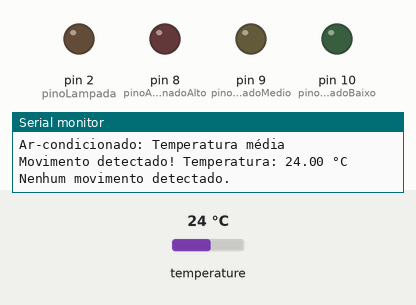
The sketch below on a simulated Arduino Uno, built with avr-gcc and run on an emulated ATmega328P. Shown: output pins drawn as LEDs (lit = HIGH), the last lines printed to the serial monitor. Inputs (shaded band) come from the test bench; at power-on: temperature 24 °C. Pins used as bus, display or sensor lines are not drawn.

Above: at 18.0 s.
18.1 s: temperature set to 12 °C
At 20.9 s:
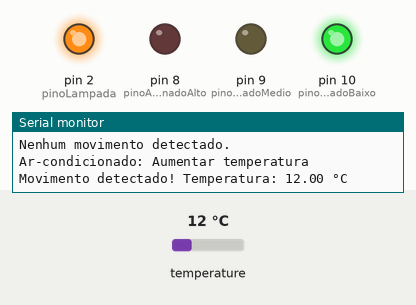
32.7 s: temperature set to 19.2 °C
47.3 s: temperature set to 20.6 °C
At 56.4 s:
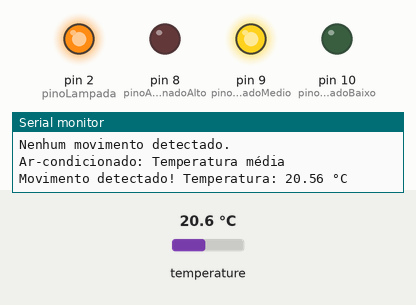
61.9 s: temperature set to 29.3 °C
76.5 s: temperature set to 30.6 °C
At 91.8 s:
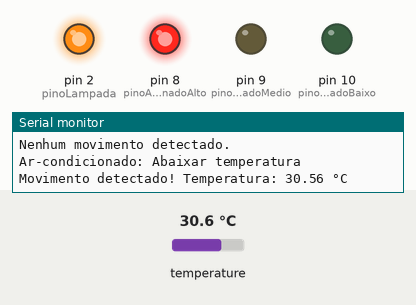
Timing chart, 0 to 92.1 s (numbered marks = the images above; inputs shaded):
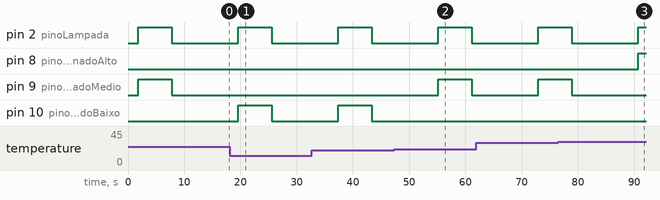

The sketch:

sketch.ino
```cpp
#include <OneWire.h>
#include <DallasTemperature.h>

// Variáveis e Pinos
float celsius = 0;                // Temperatura
bool sensorAtivado = true;        // Flag para ativar/desativar o PIR

const int pinoLampada = 2;        // Pino do LED para lâmpada
const int sensorPin = 4;          // Pino do sensor PIR

// Pinos para os LEDs do ar-condicionado
const int pinoArCondicionadoBaixo = 10;
const int pinoArCondicionadoMedio = 9;
const int pinoArCondicionadoAlto = 8;

const int pinoTempSensor = A0;    // Pino do sensor de temperatura DS18B20

OneWire oneWire(pinoTempSensor);
DallasTemperature sensors(&oneWire);

void setup() {
  Serial.begin(9600);

  // Configuração dos pinos
  pinMode(sensorPin, OUTPUT);     // Saída para simulação do sensor PIR
  pinMode(pinoLampada, OUTPUT);   // Saída para a lâmpada
  pinMode(pinoArCondicionadoBaixo, OUTPUT); // LED para temperatura baixa
  pinMode(pinoArCondicionadoMedio, OUTPUT); // LED para temperatura média
  pinMode(pinoArCondicionadoAlto, OUTPUT);  // LED para temperatura alta

  // Inicializa todos os LEDs desligados
  desligarArCondicionado();
  digitalWrite(pinoLampada, LOW);

  sensors.begin(); // Inicializa o sensor de temperatura

  Serial.println("Sistema iniciado!");
}

void loop() {
  if (sensorAtivado) {
    // Simular movimento
    digitalWrite(sensorPin, HIGH);
    delay(1000); // Simula movimento por 1 segundo

    // Leitura da temperatura
    sensors.requestTemperatures();
    celsius = sensors.getTempCByIndex(0);

    if (celsius == DEVICE_DISCONNECTED_C) {
      Serial.println("Erro: Sensor de temperatura desconectado!");
    } else {
      digitalWrite(pinoLampada, HIGH); // Liga a lâmpada
      controlarArCondicionadoPorTemperatura(celsius);

      // Feedback no console serial
      Serial.print("Movimento detectado! Temperatura: ");
      Serial.print(celsius);
      Serial.println(" °C");
    }

    // Simular ausência de movimento
    digitalWrite(sensorPin, LOW);
    delay(6000); // Simula ausência de movimento por 6 segundos

    digitalWrite(pinoLampada, LOW); // Desliga a lâmpada
    desligarArCondicionado();
    Serial.println("Nenhum movimento detectado.");
  } else {
    Serial.println("Sensor PIR desativado. Aguardando comando...");
  }

  delay(10000); // Atraso de 10 segundos
}

// Função para controlar os LEDs do ar-condicionado com base na temperatura
void controlarArCondicionadoPorTemperatura(float temp) {
  desligarArCondicionado(); // Desliga todos os LEDs antes de acender o correto

  if (temp <= 20) {
    digitalWrite(pinoArCondicionadoBaixo, HIGH);
    Serial.println("Ar-condicionado: Aumentar temperatura");
  } else if (temp > 20 && temp <= 30) {
    digitalWrite(pinoArCondicionadoMedio, HIGH);
    Serial.println("Ar-condicionado: Temperatura média");
  } else {
    digitalWrite(pinoArCondicionadoAlto, HIGH);
    Serial.println("Ar-condicionado: Abaixar temperatura");
  }
}

// Função para desligar todos os LEDs do ar-condicionado
void desligarArCondicionado() {
  digitalWrite(pinoArCondicionadoBaixo, LOW);
  digitalWrite(pinoArCondicionadoMedio, LOW);
  digitalWrite(pinoArCondicionadoAlto, LOW);
}
```

Measured:
- the behaviour switches between 20 and 20.1 °C on temperature (found by bisection; images 1 and 2)
- the behaviour switches between 30 and 30.1 °C on temperature (found by bisection; images 2 and 3)
- after the input at 18.1 s, pin 9 (pinoArCondicionadoMedio): stays LOW (without the input it goes to HIGH after 1.5 s); pin 10 (pinoArCondicionadoBaixo): LOW → HIGH after 1.5 s, → LOW 6.0 s later
- after the input at 47.3 s, pin 9 (pinoArCondicionadoMedio): LOW → HIGH after 7.8 s, → LOW 6.0 s later; pin 10 (pinoArCondicionadoBaixo): stays LOW (without the input it goes to HIGH after 7.8 s)
- after the input at 76.5 s, pin 8 (pinoArCondicionadoAlto): LOW → HIGH after 14.2 s; pin 9 (pinoArCondicionadoMedio): goes on until 78.9 s, then stays LOW
